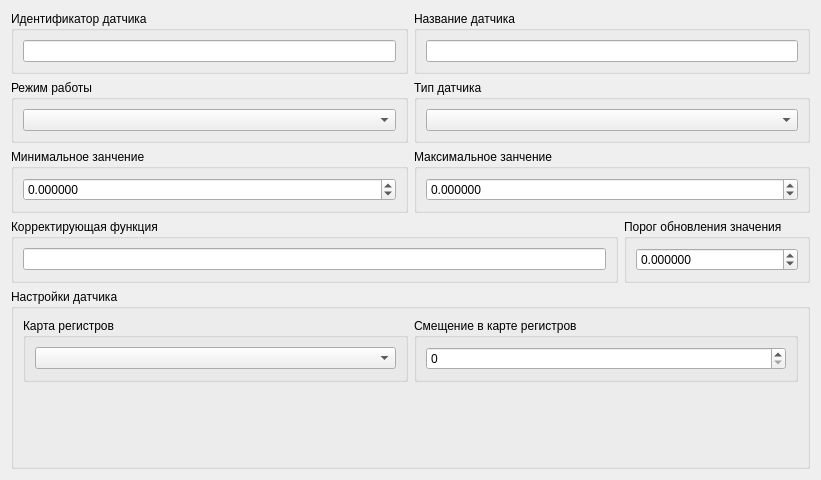
<?xml version="1.0" encoding="UTF-8"?>
<ui version="4.0">
 <class>SensorSettingsWidget</class>
 <widget class="QWidget" name="SensorSettingsWidget">
  <property name="geometry">
   <rect>
    <x>0</x>
    <y>0</y>
    <width>821</width>
    <height>480</height>
   </rect>
  </property>
  <property name="windowTitle">
   <string>Form</string>
  </property>
  <layout class="QVBoxLayout" name="verticalLayout_10">
   <item>
    <layout class="QHBoxLayout" name="horizontalLayout">
     <item>
      <widget class="QGroupBox" name="groupBox">
       <property name="title">
        <string>Идентификатор датчика</string>
       </property>
       <layout class="QVBoxLayout" name="verticalLayout_2">
        <item>
         <widget class="QLineEdit" name="lineEditId"/>
        </item>
       </layout>
      </widget>
     </item>
     <item>
      <widget class="QGroupBox" name="groupBox_2">
       <property name="title">
        <string>Название датчика</string>
       </property>
       <layout class="QVBoxLayout" name="verticalLayout">
        <item>
         <widget class="QLineEdit" name="lineEditDescription"/>
        </item>
       </layout>
      </widget>
     </item>
    </layout>
   </item>
   <item>
    <layout class="QHBoxLayout" name="horizontalLayout_4">
     <item>
      <widget class="QGroupBox" name="groupBox_3">
       <property name="title">
        <string>Режим работы</string>
       </property>
       <layout class="QHBoxLayout" name="horizontalLayout_2">
        <item>
         <widget class="QComboBox" name="comboBoxMode"/>
        </item>
       </layout>
      </widget>
     </item>
     <item>
      <widget class="QGroupBox" name="groupBox_4">
       <property name="title">
        <string>Тип датчика</string>
       </property>
       <layout class="QHBoxLayout" name="horizontalLayout_3">
        <item>
         <widget class="QComboBox" name="comboBoxSensorType"/>
        </item>
       </layout>
      </widget>
     </item>
    </layout>
   </item>
   <item>
    <layout class="QHBoxLayout" name="horizontalLayout_5">
     <item>
      <widget class="QGroupBox" name="groupBox_8">
       <property name="title">
        <string>Минимальное занчение</string>
       </property>
       <layout class="QVBoxLayout" name="verticalLayout_6">
        <item>
         <widget class="QDoubleSpinBox" name="doubleSpinBoxMinValue">
          <property name="decimals">
           <number>6</number>
          </property>
          <property name="minimum">
           <double>-99999999999999991611392.000000000000000</double>
          </property>
          <property name="maximum">
           <double>1000000000000000019884624838656.000000000000000</double>
          </property>
         </widget>
        </item>
       </layout>
      </widget>
     </item>
     <item>
      <widget class="QGroupBox" name="groupBox_9">
       <property name="title">
        <string>Максимальное занчение</string>
       </property>
       <layout class="QVBoxLayout" name="verticalLayout_7">
        <item>
         <widget class="QDoubleSpinBox" name="doubleSpinBoxMaxValue">
          <property name="decimals">
           <number>6</number>
          </property>
          <property name="minimum">
           <double>-99999999999999991611392.000000000000000</double>
          </property>
          <property name="maximum">
           <double>1000000000000000019884624838656.000000000000000</double>
          </property>
         </widget>
        </item>
       </layout>
      </widget>
     </item>
    </layout>
   </item>
   <item>
    <layout class="QHBoxLayout" name="horizontalLayout_6">
     <item>
      <widget class="QGroupBox" name="groupBox_7">
       <property name="title">
        <string>Корректирующая функция</string>
       </property>
       <layout class="QVBoxLayout" name="verticalLayout_4">
        <item>
         <widget class="QLineEdit" name="lineEditCorrectFunc"/>
        </item>
       </layout>
      </widget>
     </item>
     <item>
      <widget class="QGroupBox" name="groupBox_11">
       <property name="title">
        <string>Порог обновления значения</string>
       </property>
       <layout class="QVBoxLayout" name="verticalLayout_8">
        <item>
         <widget class="QDoubleSpinBox" name="doubleSpinBoxUpdateThreshold">
          <property name="decimals">
           <number>6</number>
          </property>
          <property name="minimum">
           <double>-10000000000000000905969664.000000000000000</double>
          </property>
          <property name="maximum">
           <double>999999999999999945575230987042816.000000000000000</double>
          </property>
         </widget>
        </item>
       </layout>
      </widget>
     </item>
    </layout>
   </item>
   <item>
    <widget class="QGroupBox" name="groupBox_5">
     <property name="title">
      <string>Настройки датчика</string>
     </property>
     <layout class="QVBoxLayout" name="verticalLayout_3">
      <property name="leftMargin">
       <number>0</number>
      </property>
      <property name="topMargin">
       <number>0</number>
      </property>
      <property name="rightMargin">
       <number>0</number>
      </property>
      <property name="bottomMargin">
       <number>0</number>
      </property>
      <item>
       <widget class="QStackedWidget" name="stackedWidget">
        <property name="currentIndex">
         <number>0</number>
        </property>
        <widget class="QWidget" name="pageMapSensor">
         <layout class="QVBoxLayout" name="verticalLayout_11">
          <item>
           <layout class="QHBoxLayout" name="horizontalLayout_7">
            <item>
             <widget class="QGroupBox" name="groupBox_6">
              <property name="title">
               <string>Карта регистров</string>
              </property>
              <layout class="QVBoxLayout" name="verticalLayout_5">
               <item>
                <widget class="QComboBox" name="comboBoxSensorsMap"/>
               </item>
              </layout>
             </widget>
            </item>
            <item>
             <widget class="QGroupBox" name="groupBox_10">
              <property name="title">
               <string>Смещение в карте регистров</string>
              </property>
              <layout class="QVBoxLayout" name="verticalLayout_9">
               <item>
                <widget class="QSpinBox" name="spinBoxMapOffset"/>
               </item>
              </layout>
             </widget>
            </item>
           </layout>
          </item>
          <item>
           <spacer name="verticalSpacer">
            <property name="orientation">
             <enum>Qt::Vertical</enum>
            </property>
            <property name="sizeHint" stdset="0">
             <size>
              <width>20</width>
              <height>121</height>
             </size>
            </property>
           </spacer>
          </item>
         </layout>
        </widget>
        <widget class="QWidget" name="pageSingleSensor"/>
       </widget>
      </item>
     </layout>
    </widget>
   </item>
  </layout>
 </widget>
 <resources/>
 <connections/>
</ui>
